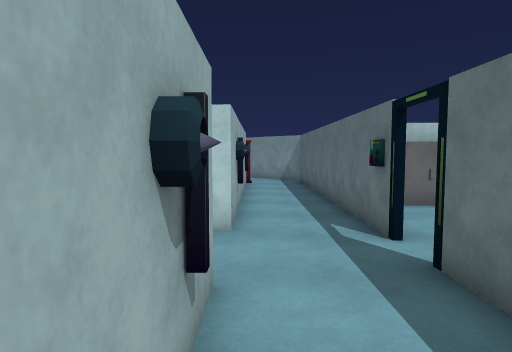
view 1 (above)

12 first-person views from a walk through a 3-D level made in the Unity game engine. The camera is 1.5 m above the floor, tilts 4° down and sees 75° across. Doors are open. The floor is counted in squares, 1 m on a side. Each view is taken from the middle of a square. On the plan, view 1 faces up. The plan holds only what a view shows up to about 15 squares ahead; the rest is blank. The place goes on beyond the plan. Some animated figures are not drawn. Some surface patterns are stand-ins.

view 2
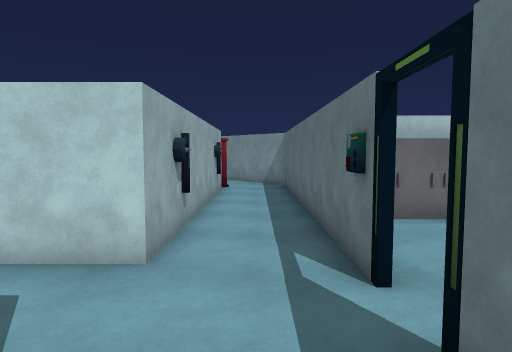

view 3
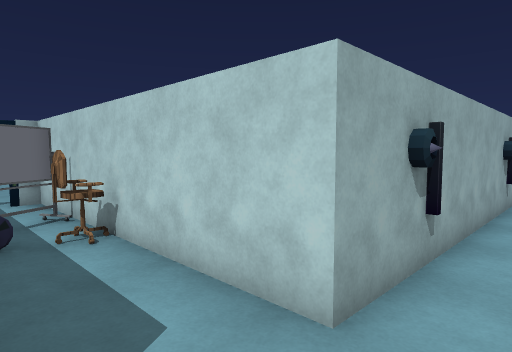

view 4
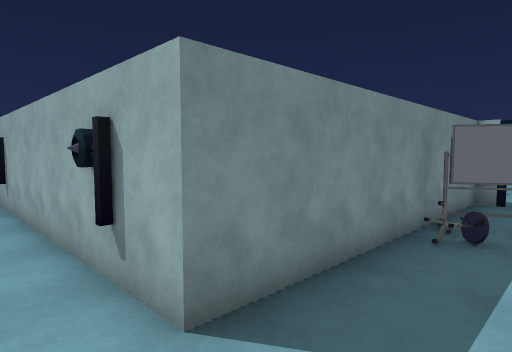

view 5
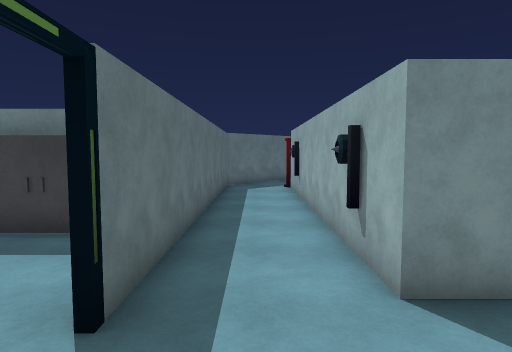

view 6
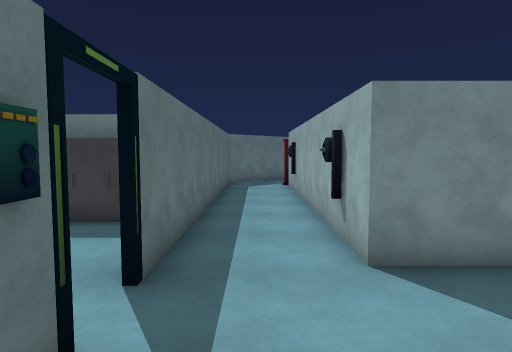

view 7
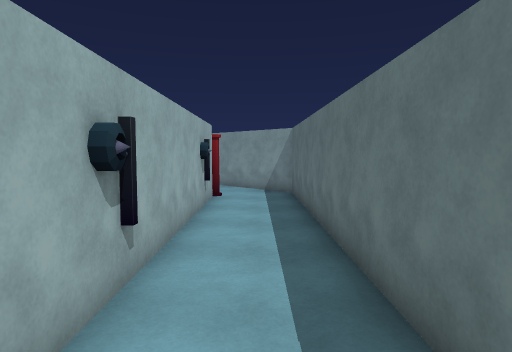

view 8
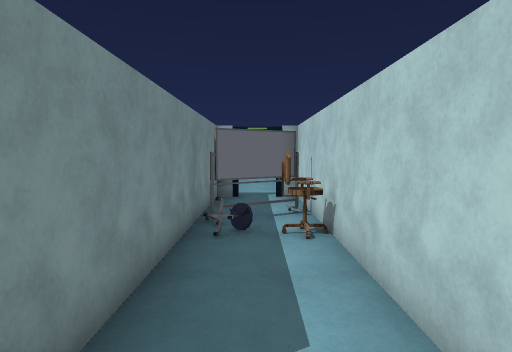

view 9
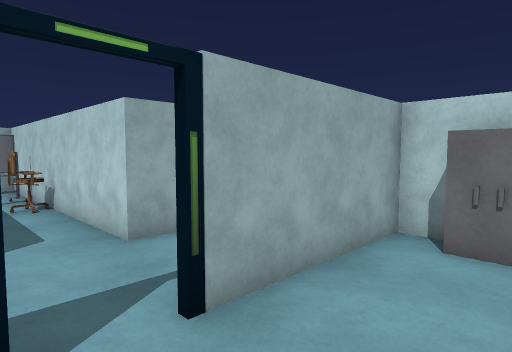

view 10
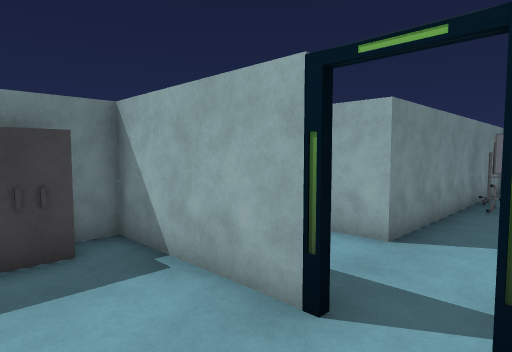

view 11
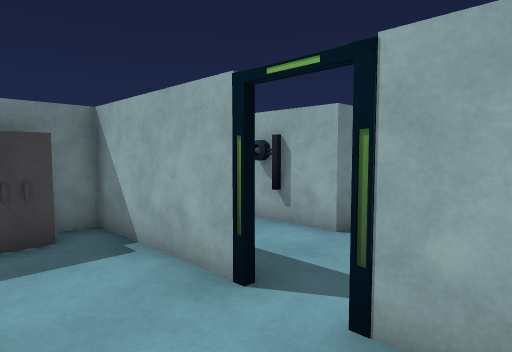

view 12
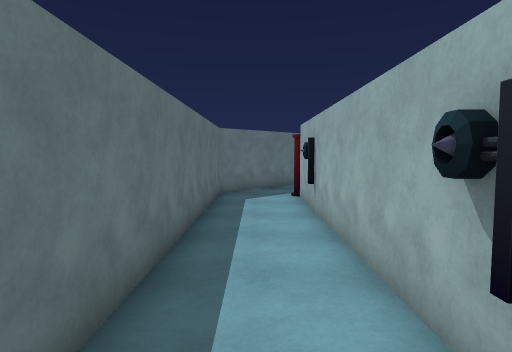

### Floor plan
Points are (right, up) in squares from view 1. A wall is a line through its corners. A room is listed if a view was taken in it or the views show most of it. See-through windows are left out.
Room 1 (views 1, 2, 3, 4, 5, 6, 7, 8, 12)
walls: (2.4, 5.5) (2.4, 16.5); (-5.4, 3.7) (-0.5, 3.7) (-0.5, -7.2); (-0.3, -11.1) (2.4, -8.4) (2.4, 4.4); (-0.5, 16.2) (-0.5, 6.4) (-5.4, 6.4)
ways out: opening at (2, 5) to room 2; opening at (-5, 5)
objects: stool (-5, 4); chair (-5, 6); pipe (-1, -8); other object (0, -5); other object (0, 2); other object (0, 8); other object (0, 14)
Room 2 (views 9, 10, 11)
walls: (2.5, 4.4) (2.5, 0) (3.4, 0); (3.4, 10.3) (2.5, 10.3) (2.5, 5.6)
ways out: opening at (2, 5) to room 1
objects: locker (4, 1); locker (4, 10); locker (5, 1); locker (5, 10)

Where each view was taken, in squares from view 1:
view 1: 0 up, 0 right, facing up
view 2: 2 up, 1 right, facing up
view 3: 4 up, 1 right, facing up-left
view 4: 6 up, 1 right, facing down-left
view 5: 7 up, 1 right, facing down
view 6: 8 up, 1 right, facing down
view 7: 5 up, 1 right, facing up
view 8: 5 up, 1 right, facing left
view 9: 4 up, 5 right, facing up-left
view 10: 6 up, 5 right, facing down-left
view 11: 7 up, 5 right, facing down-left
view 12: 4 up, 1 right, facing down
